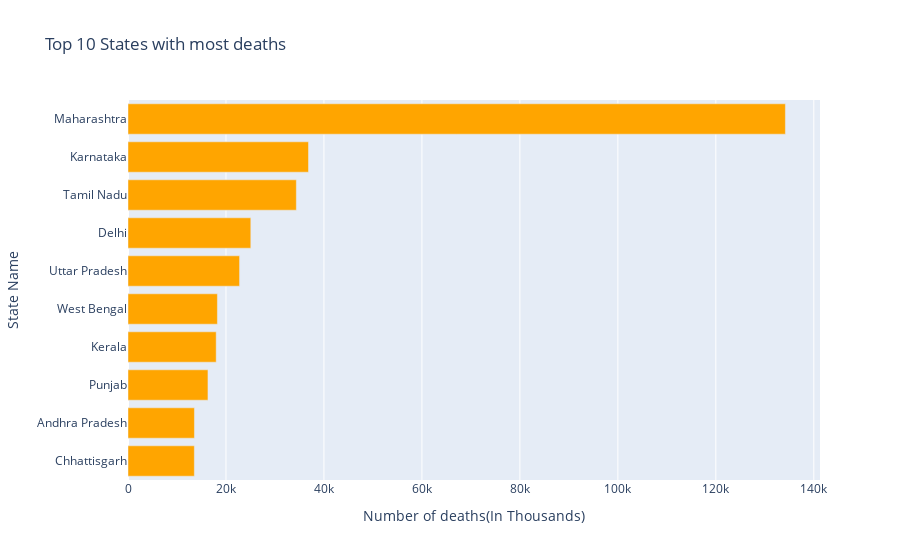

The notebook cell this image was saved under:
### Markdown cell above
<b>Top 10 Death States</b>

### Code cell
# calling horizontal_bar_chart and passing deaths value
top_10_death_states = india_cases.sort_values('Deaths',ascending = False)[:10]
horizontal_bar_chart(top_10_death_states,top_10_death_states.Deaths, top_10_death_states.index,
                     'Top 10 States with most deaths','Number of deaths(In Thousands)','State Name','Orange')

### Figure 1 — Plotly figure (JSON) as saved in the notebook; plotly's stock layout.template omitted (floating-point values rounded to 4 significant figures)
{"data": [{"alignmentgroup": "True", "hovertemplate": "Number of deaths(In Thousands)=%{x}<br>State Name=%{y}<extra></extra>", "legendgroup": "", "marker": {"color": "Orange", "pattern": {"shape": ""}}, "name": "", "offsetgroup": "", "orientation": "h", "showlegend": false, "textposition": "auto", "type": "bar", "x": [134201, 36848, 34367, 25068, 22775, 18252, 18004, 16322, 13564, 13544], "xaxis": "x", "y": ["Maharashtra", "Karnataka", "Tamil Nadu", "Delhi", "Uttar Pradesh", "West Bengal", "Kerala", "Punjab", "Andhra Pradesh", "Chhattisgarh"], "yaxis": "y"}], "layout": {"autosize": true, "barmode": "relative", "legend": {"tracegroupgap": 0}, "title": {"text": "Top 10 States with most deaths"}, "xaxis": {"anchor": "y", "autorange": true, "domain": [0, 1], "range": [0, 141300.0], "title": {"text": "Number of deaths(In Thousands)"}, "type": "linear"}, "yaxis": {"anchor": "x", "autorange": true, "categoryorder": "total ascending", "domain": [0, 1], "range": [-0.5, 9.5], "title": {"text": "State Name"}, "type": "category"}}}
